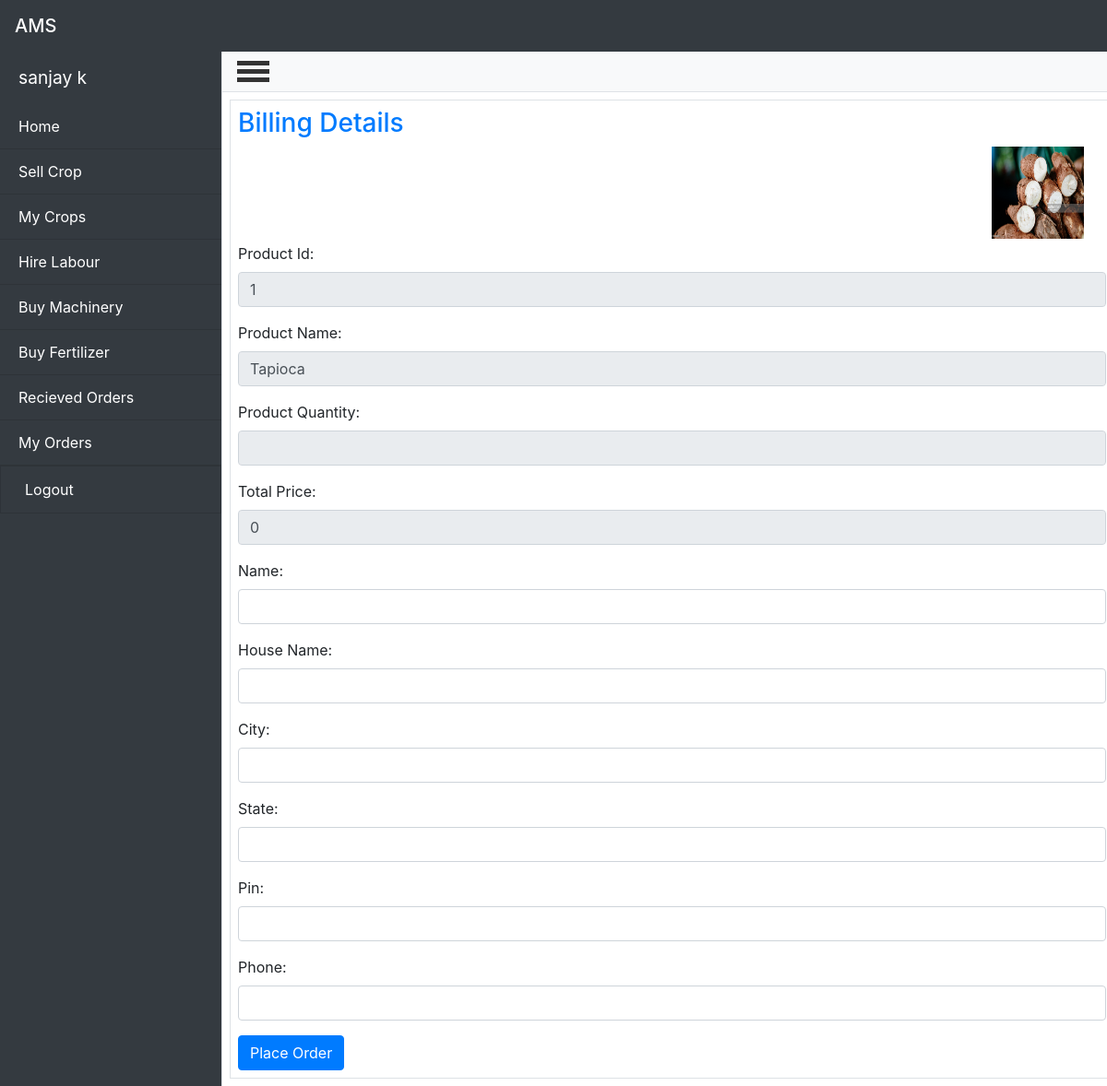
Page /farmer/placeFertilizerOrder.php?id=1 (signed in) on the committed database.
### tables this page shows
CREATE TABLE `product` (
  `productId` int(100) NOT NULL,
  `productType` varchar(50) NOT NULL,
  `productName` varchar(100) NOT NULL,
  `productDescription` varchar(1000) NOT NULL,
  `productImage` varchar(1000) NOT NULL,
  `productPrice` int(100) NOT NULL,
  `productQuantity` int(100) NOT NULL,
  `phoneNumber` bigint(10) NOT NULL
);

### farmer/placeFertilizerOrder.php (the view, shortened to what this page needs)
<!DOCTYPE html>
<html lang="en">
<head>
  <link href="vendor/bootstrap/css/bootstrap.min.css" rel="stylesheet">
  <link href="css/simple-sidebar.css" rel="stylesheet">
  <link rel="stylesheet" href="https://cdnjs.cloudflare.com/ajax/libs/font-awesome/5.15.2/css/all.min.css" />
</head>
<body>
<?php include '../header.php' ?>
<?php include '../connection.php' ?>
  <div class="d-flex" id="wrapper">
    <div class="bg-dark text-white border-right" id="sidebar-wrapper">
      <div class="sidebar-heading"><?php echo $_SESSION['firstName']; echo " ".$_SESSION['lastName']; ?></div>
      <div class="list-group list-group-flush">
        <a href="farmer-homepage.php" class="list-group-item list-group-item-action bg-dark text-white">Home</a>
        <a href="sellCrop.php" class="list-group-item list-group-item-action bg-dark text-white">Sell Crop</a>
        <a href="myCrops.php" class="list-group-item list-group-item-action bg-dark text-white">My Crops</a>
        <a href="hireLabour.php" class="list-group-item list-group-item-action bg-dark text-white">Hire Labour</a>
        <a href="buyMachinery.php" class="list-group-item list-group-item-action bg-dark text-white">Buy Machinery</a>
        <a href="buyFertilizer.php" class="list-group-item list-group-item-action bg-dark text-white">Buy Fertilizer</a>
        <a href="recievedOrders.php" class="list-group-item list-group-item-action bg-dark text-white">Recieved Orders</a>
        <a href="myOrders.php" class="list-group-item list-group-item-action bg-dark text-white">My Orders</a>
        <form action="" method="POST">
        <a class="list-group-item list-group-item-action bg-dark  text-white"><button type="submit" name="logout" style="border:none; background: none;" class="text-white">Logout</button></a>
        </form>
      </div>
    </div>
    <div id="page-content-wrapper">
      <nav class="navbar navbar-expand-lg navbar-light bg-light border-bottom">
        <div id="menu-toggle" class="container1">
          <div class="bar1"></div>
          <div class="bar2"></div>
          <div class="bar3"></div>
        </div>
      </nav>
      <div class="container-fluid border m-2 p-2">
          <h3 class="text-primary">Billing Details</h3>
            <?php
              $id= $_GET['id'];
              $quantity= $_GET['quantity'];
              $query= "SELECT * FROM product WHERE productId='$id'";
              $result= mysqli_query($conn,$query);
              $data= mysqli_fetch_assoc($result);
              $totalPrice= $data['productPrice'] * $quantity;
            ?>
          <img src="<?php echo $data['productImage']; ?>" class="float-right mr-4 md-2" width="100px" height="100px"><br><br><br><br>
          <form class="mt-2" action="" method="POST">
            <div class="form-group">
              <label for="productId">Product Id:</label>
              <input type="text" class="form-control" name="productId" readonly value="<?php echo $id; ?>">
            </div>
            <div class="form-group">
              <label for="productname">Product Name:</label>
              <input type="text" class="form-control" name="productname" readonly value="<?php echo $data['productName']; ?>">
            </div>
            <div class="form-group">
              <label for="productquantity">Product Quantity:</label>
              <input type="text" class="form-control" name="productquantity" readonly value="<?php echo $quantity; ?>">
            </div>
            <div class="form-group">
              <label for="totalPrice">Total Price:</label>
              <input type="text" class="form-control" name="totalPrice" readonly value="<?php echo $totalPrice; ?>">
            </div>
            <div class="form-group">
              <label for="name">Name:</label>
              <input type="text" class="form-control" name="name" required>
            </div>
            <div class="form-group">
              <label for="housename">House Name:</label>
              <input type="text" class="form-control" name="housename" required>
            </div>
            <div class="form-group">
              <label for="city">City:</label>
              <input type="text" class="form-control" name="city" required>
            </div>
            <div class="form-group">
              <label for="state">State:</label>
              <input type="text" class="form-control" name="state" required>
            </div>
            <div class="form-group">
              <label for="pincode">Pin:</label>
              <input type="number" class="form-control" name="pincode" required>
            </div>
            <div class="form-group">
              <label for="phoneNumber">Phone:</label>
              <input type="tel" maxlength="10" minlength="10" class="form-control" pattern="[0-9]{10}" title="A phone number should contain 10 digits" name="phoneNumber" required>
            </div>
            <button class="btn btn-primary" name="submit">Place Order</button>
          </form>
        </div>
    </div>
</body>
</html>

### farmer/css/simple-sidebar.css (style rules this page uses)
#wrapper { overflow-x: hidden; }
#sidebar-wrapper { min-height: 100vh; margin-left: -15rem; -webkit-transition: margin .25s ease-out; -moz-transition: margin .25s ease-out; -o-transition: margin .25s ease-out; transition: margin .25s ease-out; }
#sidebar-wrapper .sidebar-heading { padding: 0.875rem 1.25rem; font-size: 1.2rem; }
#sidebar-wrapper .list-group { width: 15rem; }
#page-content-wrapper { min-width: 100vw; }
@media (min-width: 768px) { #sidebar-wrapper { margin-left: 0; } }
@media (min-width: 768px) { #page-content-wrapper { min-width: 0; width: 100%; } }

### farmer/placeFertilizerOrder.php (style rules this page uses)
.container1 { display: flex; flex-direction: column; cursor: pointer; left: 0px; }
.bar1, .bar2, .bar3 { width: 35px; height: 5px; background-color: #333; margin: 2px 0; transition: 0.4s; }

### rows in the picture
product: productImage (picture), productname "Tapioca", totalPrice "0"

### other values in the picture
$_SESSION['firstName'] "sanjay"
$_SESSION['lastName'] "k"
